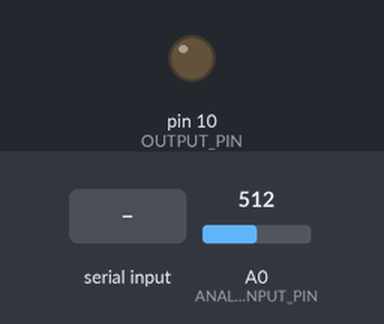
Bench run of a sketch on a simulated Arduino Uno, built with avr-gcc and run on an emulated ATmega328P. Parts: output pins drawn as LEDs (lit = HIGH). Inputs (shaded band) come from the test bench; at power-on: A0 (ANALOG_INPUT_PIN) = 512.

Above: at 1.2 s.
1.3 s: "1\n" received over Serial
At 2.3 s:
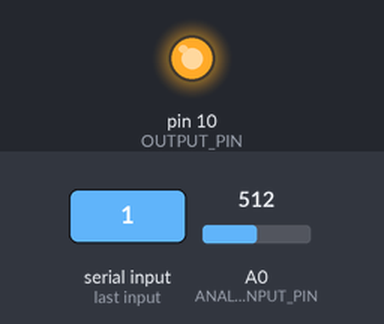
4.3 s: "0\n" received over Serial
At 4.6 s:
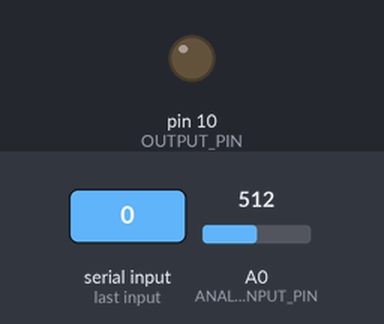
Timing chart, 0 to 7.3 s (numbered marks = the images above; inputs shaded):
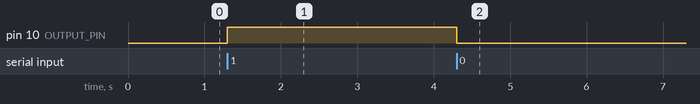

Measured:
- after the input at 1.3 s, pin 10 (OUTPUT_PIN): LOW → HIGH at once
- after the input at 4.3 s, pin 10 (OUTPUT_PIN): HIGH → LOW at once

The sketch:

ArduinoBridge.ino
```cpp
// Arduino bridge for src/tcp_arduino_sync.py
//
// PC -> Arduino:
//   '1' or "START" drives D10 HIGH
//   '0' or "STOP"  drives D10 LOW
//   "PING"         replies with a bridge identifier for safe port detection
//
// Arduino -> PC:
//   Sends "START\n" when A0 rises above START_THRESHOLD
//   Sends "STOP\n"  when A0 falls below STOP_THRESHOLD
//   Sends "CAPTUREBRIDGE_ARDUINO_BRIDGE\n" when probed with "PING"
//
// The Python app listens at 9600 baud and accepts either 1/0 or START/STOP.

constexpr byte OUTPUT_PIN = 10;
constexpr byte ANALOG_INPUT_PIN = A0;
constexpr unsigned long SERIAL_BAUD = 9600;

// Tune these values for your incoming analog signal.
constexpr int START_THRESHOLD = 700;
constexpr int STOP_THRESHOLD = 300;

// Basic debounce for noisy analog edges.
constexpr unsigned long SAMPLE_INTERVAL_MS = 5;
constexpr unsigned long STATE_DEBOUNCE_MS = 25;

bool outputState = false;
bool inputState = false;
bool pendingInputState = false;
bool hasPendingInputChange = false;

unsigned long lastSampleMs = 0;
unsigned long pendingInputSinceMs = 0;

String serialLine;

void applyOutputState(bool active) {
  outputState = active;
  digitalWrite(OUTPUT_PIN, active ? HIGH : LOW);
}

void sendInputState(bool active) {
  Serial.println(active ? F("START") : F("STOP"));
}

bool classifyInputState(int sample, bool currentState) {
  if (sample >= START_THRESHOLD) {
    return true;
  }
  if (sample <= STOP_THRESHOLD) {
    return false;
  }
  return currentState;
}

void handleSerialCommand(const String& command) {
  if (command == F("1") || command == F("START")) {
    applyOutputState(true);
  } else if (command == F("0") || command == F("STOP")) {
    applyOutputState(false);
  } else if (command == F("PING")) {
    Serial.println(F("CAPTUREBRIDGE_ARDUINO_BRIDGE"));
  }
}

void handleIncomingSerial() {
  while (Serial.available() > 0) {
    char raw = static_cast<char>(Serial.read());

    if (raw == '1') {
      applyOutputState(true);
      serialLine = "";
      continue;
    }
    if (raw == '0') {
      applyOutputState(false);
      serialLine = "";
      continue;
    }

    if (raw == '\r' || raw == '\n') {
      if (serialLine.length() > 0) {
        serialLine.toUpperCase();
        handleSerialCommand(serialLine);
        serialLine = "";
      }
      continue;
    }

    if (isPrintable(raw)) {
      if (serialLine.length() < 16) {
        serialLine += raw;
      } else {
        serialLine = "";
      }
    }
  }
}

void updateAnalogInput() {
  unsigned long now = millis();
  if (now - lastSampleMs < SAMPLE_INTERVAL_MS) {
    return;
  }
  lastSampleMs = now;

  int sample = analogRead(ANALOG_INPUT_PIN);
  bool candidateState = classifyInputState(sample, inputState);

  if (candidateState == inputState) {
    hasPendingInputChange = false;
    return;
  }

  if (!hasPendingInputChange || pendingInputState != candidateState) {
    pendingInputState = candidateState;
    pendingInputSinceMs = now;
    hasPendingInputChange = true;
    return;
  }

  if (now - pendingInputSinceMs >= STATE_DEBOUNCE_MS) {
    inputState = pendingInputState;
    hasPendingInputChange = false;
    sendInputState(inputState);
  }
}

void setup() {
  pinMode(OUTPUT_PIN, OUTPUT);
  pinMode(ANALOG_INPUT_PIN, INPUT);
  applyOutputState(false);

  Serial.begin(SERIAL_BAUD);

  int initialSample = analogRead(ANALOG_INPUT_PIN);
  int midpoint = (START_THRESHOLD + STOP_THRESHOLD) / 2;
  inputState = initialSample >= midpoint;
  pendingInputState = inputState;
}

void loop() {
  handleIncomingSerial();
  updateAnalogInput();
}
```
